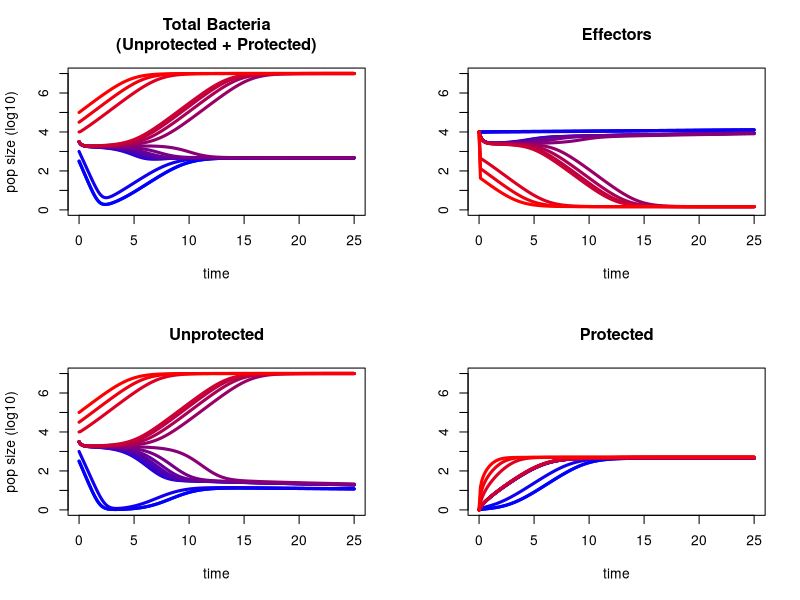

R code for this plot:
#----------------------------
# IMMUNO MODEL GALLERIA
#----------------------------

#----------------------------
# setup
shhh <- suppressPackageStartupMessages # It's a library, so shhh!
shhh(library(tidyverse))
library(deSolve)


#----------------------------
# parameters and initial conditions 

params <- c(
  
  inoculum = 10**3, # starting population size of bacteria
  K = 10**7, # carrying capacity
  
  # pharmacokinetics
  Amax = 0, # antibiotic dose
  k = 1, # decay/excretion rate of the antibiotic
  
  # pharmacodynamics
  psimax = 1,
  psimin = -5,
  kappa = 1.5,
  MIC = 1, 
  
  # bacteria refugee
  f = 1*10**-3,
  b = 1*0.1,
  K_R = 0.5*10**3, # carrying capacity inside refugee
  
  # immune system
  BL = 1, # baseline level of immune effectors

  loss = 0, # this is a parameter I introduced for playing around
  
  # Pilyugin and Antia model kind of stuff
  reservoir = 1*10**5, # total number of cells in the body
  h_1 = 0.00051, # killing rate for bacteria 
  h_2 = 0.00014, # rate by which they end up in eganged
  d = 0.0005,# return rate to resting state
  a = 0.01, # background activation rate
  g = 0.005, # handling time = 1/g
  s = 0.000035 # per meeting rate/activation rate
)


# populations 
y <- c( 
  
        A = params[["Amax"]], # antibiotics
        B = params[["inoculum"]], # bacteria
        E = params[["BL"]], # active immune effectors
        R = 0 # refugee compartment 

  )

# pharmacodynamic function
psi <- function(A){
  with(as.list(params),{
    
    psimax-(psimax-psimin)*((A/MIC)^kappa)/(((A/MIC)^kappa)-psimin/psimax)
    
  })
}


#----------------------------
# setting up the models

# model following Pilyugin and Antia with an integrated handling time 
integrated_handling <- function (t, y, params) {
    
    with(as.list(c(y, params)), {
      
      reservoir = max(c(reservoir-loss*h_1*B*E, 0)) # loss here handles degradation of effectors upon killing

      # antibiotic
      dA <- -k*A
      
      # bacteria 
      dB <- psi(A)*B*(1-B/K) - h_1*B*E - f*(1-R/K_R)*B + b*(1-B/K)*R
      
      # immmune effectors (handling time included here)
      dE <- (a + s*B)*(reservoir-E-((1-loss)*h_2/g)*E*B) - d*E 
      
      # refugee
      dR <- 1*psi(0)*R*(1-R/K_R) + f*(1-R/K_R)*B - b*(1-B/K)*R
      
      return(list(c(dA, dB, dE, dR)))
      
    })
  }


#---------------------------------------
# plotting function 

int_inoc_layers <- function(inoculum, ylimit = log10(params[["K"]]), model=integrated_handling){
  
  colfunc_red <- colorRampPalette(c("blue", "red"))

  for(i in 1:length(inoculum)){
    
    y["B"] = inoculum[i]
    out = ode(times = times, y = y, func = model, parms = params, atol = 10**-8, rtol = 10**-8)
    out <- data.frame(out)
    
    if(i == 1){
      par(mfrow = c(2, 2))
      plot(log10(out$B+out$R+1)~out$time, type = "l", col = colfunc_red(length(inoculum))[i], lwd = 3, ylim=c(0,ylimit), main = "Total Bacteria\n(Unprotected + Protected)", ylab = "pop size (log10)", xlab = "time")
      plot(log10(out$E+1)~out$time, type = "l", col = colfunc_red(length(inoculum))[i], lwd = 3, ylim=c(0,ylimit), main = "Effectors", ylab = "", xlab = "time")
      plot(log10(out$B+1)~out$time, type = "l", col = colfunc_red(length(inoculum))[i], lwd = 3, ylim=c(0,ylimit), main = "Unprotected", ylab = "pop size (log10)", xlab = "time")
      plot(log10(out$R+1)~out$time, type = "l", col = colfunc_red(length(inoculum))[i], lwd = 3, ylim=c(0,ylimit), main = "Protected", ylab = "", xlab = "time")
    }
    par(mfg = c(1, 1)) # pick which plot is being drawn onto
    points(log10(out$B+out$R+1)~out$time, type = "l", col = colfunc_red(length(inoculum))[i], lwd = 3)
    par(mfg = c(1, 2))
    points(log10(out$E+1)~out$time, type = "l", col = colfunc_red(length(inoculum))[i], lwd = 3)
    par(mfg = c(2, 1))
    points(log10(out$B+1)~out$time, type = "l", col = colfunc_red(length(inoculum))[i], lwd = 3)
    par(mfg = c(2, 2))
    points(log10(out$R+1)~out$time, type = "l", col = colfunc_red(length(inoculum))[i], lwd = 3)
  
  }
  parmfrow=c(1, 1) # set window management back to default 
}


#----------------------------
# generating plots 

# default parameters 
times <- seq(0, 25, length = 201) # time span
inocs <- floor(10**seq(3.49, 3.5, 0.001)) # inoc values 
inocs <- floor(c(10**2.5,10**3,10**seq(3.49, 3.5, 0.001),10**4,10**4.5,10**5)) # inoc values 

y["E"] = 10**4 # number of efectors present at time point zero
params["BL"] = 10**4 # this would do the same thing still if the function would recreate y

params["h_1"] = 0.0004 # killing rate for bacteria 
params["h_2"] = 0.000105 # rate by which they end up in enganged
params["d"] = 0.0001 # return rate to resting state
params["a"] = 0.001 #0.001, # background activation rate
params["g"] = 0.0049 #handling time = 1/g
params["s"] = 0.000035 # per meeting rate/activation rate


# creating (and saving) plot
#png("general_visualisation.png", width = 5, height = 5, units = "in", res = 300)
int_inoc_layers(inocs)
#dev.off()
